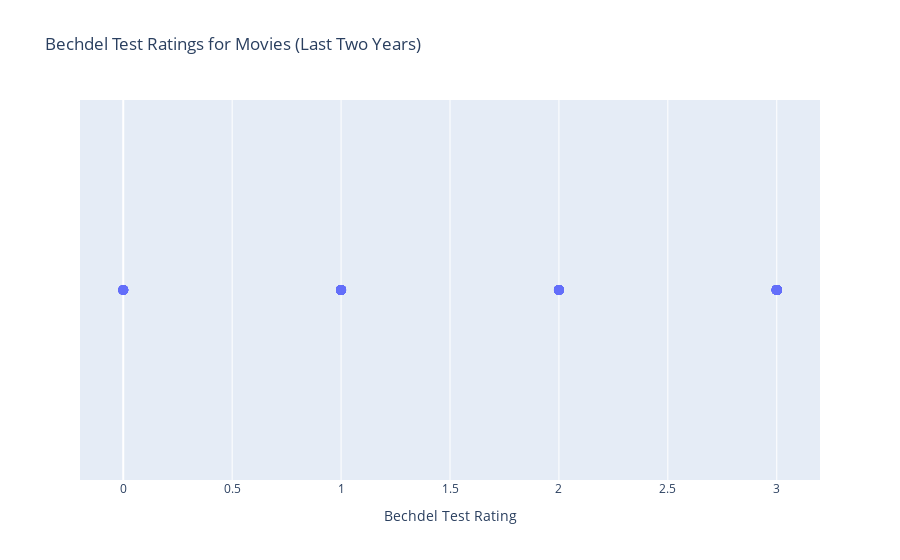

Here is the notebook cell this chart was saved with:
### Code cell
import pandas as pd
import plotly.express as px

# CSV-Datei laden
df = pd.read_csv("last_two_years.csv")

# Scatterplot erstellen
fig = px.scatter(
    df,
    x='rating',  # Bechdel-Test Ergebnis: 0,1,2,3
    y=[1]*len(df),  # Dummy-Wert für y-Achse
    hover_name='primaryTitle',  # Titel beim Hover
    hover_data=['year', 'genres'],  # zusätzliche Infos beim Hover
    title='Bechdel Test Ratings for Movies (Last Two Years)',
    labels={'rating': 'Bechdel Test Rating'}
)

# Layout-Anpassung
fig.update_traces(marker=dict(size=10))
fig.update_yaxes(visible=False)  # Y-Achse ausblenden

# Plot anzeigen
fig.show()

### Figure 1 — Plotly figure (JSON) as saved in the notebook; plotly's stock layout.template omitted (floating-point values rounded to 4 significant figures; data arrays with more than 128 entries replaced by an {"elided": "..."} marker saying what was removed)
{"data": [{"customdata": {"elided": "132x2 mixed values"}, "hovertemplate": "<b>%{hovertext}</b><br><br>Bechdel Test Rating=%{x}<br>y=%{y}<br>year=%{customdata[0]}<br>genres=%{customdata[1]}<extra></extra>", "hovertext": {"elided": "132 str values"}, "legendgroup": "", "marker": {"color": "#636efa", "size": 10, "symbol": "circle"}, "mode": "markers", "name": "", "orientation": "v", "showlegend": false, "type": "scatter", "x": {"elided": "132 int values"}, "xaxis": "x", "y": {"elided": "132 int values"}, "yaxis": "y"}], "layout": {"legend": {"tracegroupgap": 0}, "title": {"text": "Bechdel Test Ratings for Movies (Last Two Years)"}, "xaxis": {"anchor": "y", "domain": [0, 1], "title": {"text": "Bechdel Test Rating"}}, "yaxis": {"anchor": "x", "domain": [0, 1], "title": {"text": "y"}, "visible": false}}}
